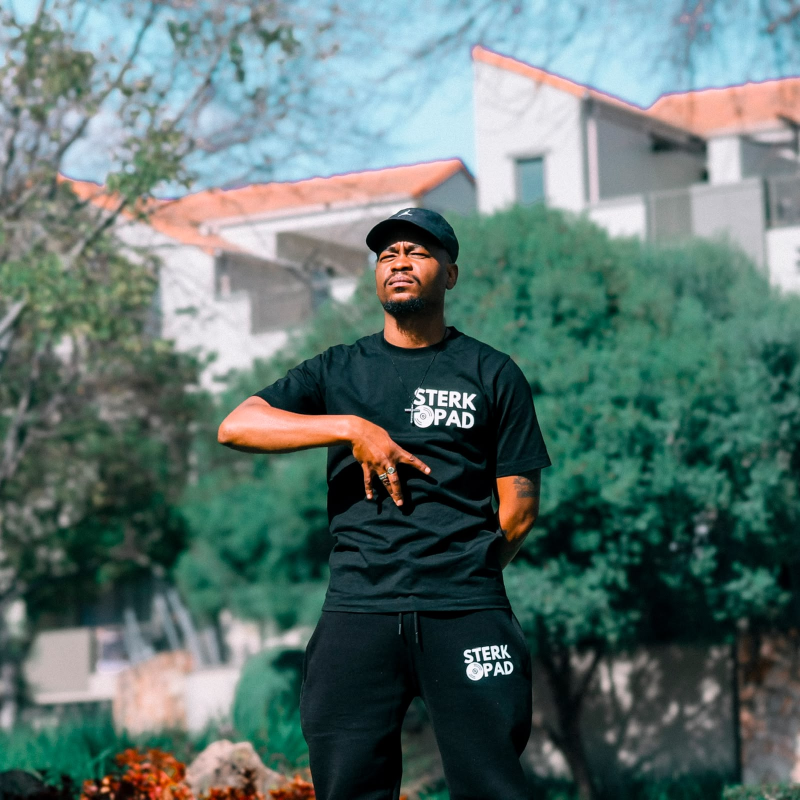
#> input picture Gallery Images/WhatsApp Image 2026-08-14 at 5.23.25 PM.jpeg, 1600 x 1600 px (shown at 1/2 size); its folder holds only this picture in this run
$ python prep-gallery-photos.py
#> lines starting #> are read from the running program, lines starting #| are printed output that depends on the picture
#!/usr/bin/env python3
"""
STERK OPAD ENTERTAINMENT - media page gallery prep
==================================================

Turns the label photo dump in "Gallery Images" into the WebP pairs the media
page grid uses. Source files are never modified. Re-runnable.

Each selected photo produces two files:

  NN-thumb.webp   square crop for the grid tile
  NN.webp         larger frame for the lightbox, aspect ratio left alone

That split is the whole point. The old media gallery pointed both the tile and
the lightbox at the same full-size JPEG, so the page pulled ~2.3MB of photos on
load to fill 400px squares. Here the grid costs only the thumbnails and a full
frame is fetched when somebody actually clicks one.

SELECTION
---------
The source folder holds 81 frames and 56 are used, chosen for spread as much as
quality — the raw set is heavily weighted to one performer on the mic at one
night event, and fifty of those in a row would read as a contact sheet rather
than a gallery. `sheet` is the frame's number in that original set, kept so a
choice can be traced back to the source file.

Dropped: near-duplicates from the same burst, frames too dark to read at
thumbnail size, two shots with a hand or head across the lens, and the "KEEZ"
title card, which is a video still with type on it rather than a photo.

Frames 76-81 are a later indoor sitting: one artist in a full branded hoodie
and joggers against a grey wall. All six are used. They are six frames of the
same pose and the same light, so they are the one place in the set where the
spread rule is stretched — worth watching if the gallery grows again.

The sort that produces `sheet` is alphabetical over the source filenames, and
the WhatsApp names carry the date, so a later drop lands after the existing
frames and the numbers above it stay put. A drop dated *earlier* than the ones
already here would renumber everything, and this list would have to be redone.

ORDER
-----
`order` is the grid position, and the list below is written in it. The branded
daylight shoot opens, then colour and monochrome alternate down the grid so the
night-event run is broken up rather than stacked.

The six frames of the indoor sitting go in at 7, 16, 25, 32, 41 and 48 for the
same reason. The gaps are deliberately uneven. `.gallery-grid` is

    repeat(auto-fill, minmax(280px, 1fr))

so the column count follows the viewport — anywhere from two on a phone to six
on a wide desktop — and a constant gap of ten would have put all six in one
column at five columns and again at two, i.e. a vertical stripe of the same
man down the grid. These six sit on different rows, and never in the same
column within three rows of each other, at every count from two to six.

Usage:  python tools/prep-gallery-photos.py
"""

import os
import sys

try:
    from PIL import Image, ImageOps
except ImportError:
    sys.exit("Pillow is required:  pip install Pillow")


ROOT = os.path.dirname(os.path.dirname(os.path.abspath(__file__)))
SRC_DIR = os.path.join(ROOT, "Gallery Images")
OUT_DIR = os.path.join(ROOT, "images", "gallery")

# role: (long edge, quality)
FULL  = (1400, 80)
THUMB = (600, 78)
HERO  = (2000, 80)

# The media page header also comes out of this set. It had been pointing at a
# 719x745 photo stretched across a banner declared 1920x800, which is the one
# genuinely low-quality image left on the page.
#
# .hero__bg img is object-fit: cover / object-position: center top, and the
# container swings from about 4.4:1 on a desktop to taller than it is wide on a
# phone. A frame with sky or backdrop across the top loses every face to that
# desktop crop, so the hero is cut to a banner here first, with `focus` placing
# the group high enough to survive it and central enough to survive the phone
# crop, which keeps full height and trims the sides.
HERO_FRAME = 16
HERO_CROP = 2.2
HERO_FOCUS = 0.60

# Square crops take a `focus` value — how far down the frame the subject sits,
# as a fraction of the height. Most of these are portrait frames with the face
# high up, so a plain centre crop would frame the chest and cut the head off.
# It does nothing on a landscape source, where the crop trims the sides.
DEFAULT_PORTRAIT_FOCUS = 0.28
DEFAULT_OTHER_FOCUS = 0.50

FOCUS = {
    4:  0.20,   # full body, head high in a tall 900x1600 frame
    30: 0.20,   # two faces, upper third
    37: 0.25,   # group, faces upper half
    43: 0.16,   # two standing figures, full body
    46: 0.20,   # duo sharing a mic
    56: 0.18,   # full body against the window
    61: 0.12,   # tight head shot, face already near the top
    67: 0.18,
    69: 0.15,   # arm raised, head high
    72: 0.15,   # full body
    73: 0.40,   # studio wide — hold the desk, not the ceiling
    74: 0.55,   # both lines of the Hela Hela print, with the cap still in

    # The indoor sitting. All six are 900x1600 with the subject filling the
    # frame, so the 900px square is cut high: enough air above the beanie to
    # keep the crown, low enough to clear the bottom of the chest print. On 77
    # those two do not both fit — the print ends at y=959 and the beanie starts
    # at y=57, a span of 902 in a 900 crop — so it runs tight at both edges.
    76: 0.14,
    77: 0.09,
    78: 0.04,
    79: 0.04,
    80: 0.06,
    81: 0.04,
}

# (order in the grid, frame number in the source set, alt text)
PHOTOS = [
    (1,  1,  "SterkOpad artist in a branded tee outside a Johannesburg house"),
    (2,  13, "SterkOpad artist in a branded hoodie against a stone wall"),
    (3,  11, "SterkOpad artists together at an outdoor event"),
    (4,  3,  "SterkOpad artist in a branded hoodie surrounded by greenery"),
    (5,  61, "Black and white portrait of a SterkOpad artist in a Nike cap"),
    (6,  15, "SterkOpad artists performing on stage"),
    (7,  76, "SterkOpad artist in a branded black hoodie and joggers indoors"),
    (8,  5,  "SterkOpad artist pointing to the logo on his hoodie"),
    (9,  74, "SterkOpad artist in a Hela Hela tee against a painted wall"),
    (10, 7,  "SterkOpad artist in a branded tee in a garden"),
    (11, 68, "Black and white group shot of the SterkOpad crew"),
    (12, 2,  "SterkOpad artist crouching beside a pool"),
    (13, 27, "Black and white shot of an artist on the mic at night"),
    (14, 63, "SterkOpad artists performing indoors with the crowd's hands up"),
    (15, 6,  "SterkOpad artist holding open a branded hoodie"),
    (16, 77, "SterkOpad artist in a branded hoodie against a grey studio wall"),
    (17, 25, "Black and white shot of an artist performing at a night event"),
    (18, 43, "Two SterkOpad artists outside a gated house"),
    (19, 8,  "SterkOpad artist in a branded white tee"),
    (20, 39, "An artist performing while a phone films him"),
    (21, 19, "Three SterkOpad artists on stage together"),
    (22, 31, "Black and white shot of an artist on the mic in a crowd"),
    (23, 9,  "SterkOpad artist in branded white tee and joggers"),
    (24, 58, "SterkOpad artists performing at an indoor session"),
    (25, 78, "SterkOpad artist in a full branded SterkOpad tracksuit"),
    (26, 10, "Black and white shot of an artist mid-verse"),
    (27, 4,  "SterkOpad artist with one finger raised outdoors"),
    (28, 71, "Black and white group shot of the crew outside"),
    (29, 26, "Black and white shot of an artist on the mic holding a cup"),
    (30, 67, "SterkOpad artist performing in a Nike hoodie"),
    (31, 33, "Two artists sharing the mic at a night event"),
    (32, 79, "SterkOpad artist in a branded hoodie with his hands clasped"),
    (33, 16, "SterkOpad artists performing under a stage canopy"),
    (34, 29, "Black and white shot of an artist in a bucket hat on the mic"),
    (35, 73, "An artist at the console in a recording studio"),
    (36, 21, "Wide shot of the SterkOpad crew on stage"),
    (37, 34, "Black and white shot of an artist performing in a Nike sweater"),
    (38, 30, "Two women in the crowd at a SterkOpad event"),
    (39, 46, "Two SterkOpad artists performing together at night"),
    (40, 12, "Black and white shot of an artist performing outdoors"),
    (41, 80, "SterkOpad artist smiling in a branded hoodie and Nike beanie"),
    (42, 65, "An indoor SterkOpad session filmed on a phone"),
    (43, 28, "Black and white shot of an artist in sunglasses on the mic"),
    (44, 72, "SterkOpad artist performing under green stage light"),
    (45, 23, "Close black and white shot of an artist on the mic"),
    (46, 69, "SterkOpad artist with his arm raised mid-performance"),
    (47, 32, "Black and white shot of an artist beside a car at night"),
    (48, 81, "Portrait of a SterkOpad artist in a branded hoodie and beanie"),
    (49, 18, "Two SterkOpad artists on stage at an outdoor show"),
    (50, 35, "Black and white shot of an artist in a bucket hat performing"),
    (51, 56, "SterkOpad artist outside a house in a white tee"),
    (52, 20, "Black and white shot of a performer facing the crowd"),
    (53, 70, "The SterkOpad crew at an indoor session"),
    (54, 24, "Two artists performing together under an umbrella at night"),
    (55, 62, "Wide shot of a SterkOpad indoor performance"),
    (56, 37, "Black and white shot of the crowd at a SterkOpad event"),
]


def kb(path):
    return max(1, os.path.getsize(path) // 1024)


def crop_ratio(im, ratio, focus):
    """Crop to an aspect ratio, keeping `focus` as the vertical centre."""
    w, h = im.size
    target_h = w / ratio

    if target_h <= h:                       # trim top and bottom
        top = int((h - target_h) * focus)
        return im.crop((0, top, w, int(top + target_h)))

    target_w = int(h * ratio)               # trim left and right
    left = (w - target_w) // 2
    return im.crop((left, 0, left + target_w, h))


def crop_square(im, focus):
    return crop_ratio(im, 1.0, focus)


def save(im, long_edge, quality, out_path):
    # Never upscale — contain will happily enlarge a small crop, which just
    # invents pixels and inflates the file for no gain.
    long_edge = min(long_edge, max(im.size))
    im = ImageOps.contain(im, (long_edge, long_edge), Image.LANCZOS)
    im.save(out_path, "WEBP", quality=quality, method=6)
    return im


def main():
    if not os.path.isdir(SRC_DIR):
        sys.exit("Source folder not found: " + SRC_DIR)
    os.makedirs(OUT_DIR, exist_ok=True)

    # The source names are WhatsApp timestamps, so sorting them reproduces the
    # order the frames were reviewed in and `sheet` stays a stable reference.
    files = sorted(os.listdir(SRC_DIR))

    total = 0
    for order, sheet, _alt in PHOTOS:
        name = files[sheet - 1]
        im = ImageOps.exif_transpose(
            Image.open(os.path.join(SRC_DIR, name))).convert("RGB")
#> im is the input picture: PIL image 1600x1600 RGB; mean R, G, B 93.8, 115.2, 110.9

        focus = FOCUS.get(sheet, DEFAULT_PORTRAIT_FOCUS if im.height > im.width
                          else DEFAULT_OTHER_FOCUS)
#> focus = 0.5

        thumb_path = os.path.join(OUT_DIR, "%02d-thumb.webp" % order)
        full_path = os.path.join(OUT_DIR, "%02d.webp" % order)
        t = save(crop_square(im, focus), *THUMB, thumb_path)
#> in save, `long_edge = min(long_edge, max(im.size))`: long_edge = 600
#> in save, `im = ImageOps.contain(im, (long_edge, long_edge), Image.LANCZOS)`:
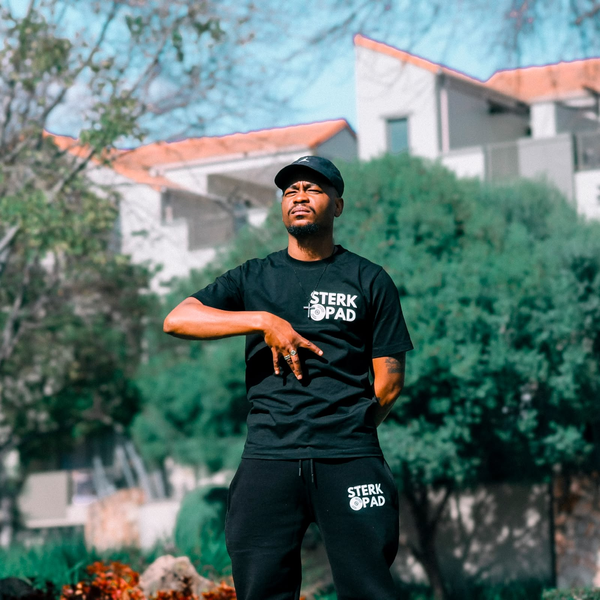
#> im: PIL image 600x600 RGB; mean R, G, B 93.9, 115.2, 110.9
        f = save(im, *FULL, full_path)
        total += os.path.getsize(thumb_path) + os.path.getsize(full_path)

        print("  %02d  frame %-2d  %4dx%-4d -> thumb %dx%d %sKB / full %dx%d %sKB"
              % (order, sheet, im.width, im.height, t.width, t.height,
                 kb(thumb_path), f.width, f.height, kb(full_path)))
#|   01  frame 1   1600x1600 -> thumb 600x600 34KB / full 1400x1400 111KB

    hero_src = ImageOps.exif_transpose(
        Image.open(os.path.join(SRC_DIR, files[HERO_FRAME - 1]))).convert("RGB")
    hero_path = os.path.join(OUT_DIR, "hero.webp")
    hero = save(crop_ratio(hero_src, HERO_CROP, HERO_FOCUS), *HERO, hero_path)
    print("\n  hero  frame %-2d  %4dx%-4d -> %dx%d %sKB"
          % (HERO_FRAME, hero_src.width, hero_src.height,
             hero.width, hero.height, kb(hero_path)))

    thumbs = sum(os.path.getsize(os.path.join(OUT_DIR, "%02d-thumb.webp" % o))
                 for o, _, _ in PHOTOS)
    print("\n%d photos" % len(PHOTOS))
    print("grid loads %.2fMB of thumbnails; %.2fMB on disk in total"
          % (thumbs / 1048576, total / 1048576))


if __name__ == "__main__":
#> (the run stopped early here; a loop or call above may not have finished)
